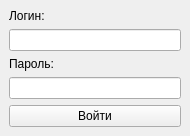
<?xml version="1.0" encoding="UTF-8"?>
<ui version="4.0">
 <class>MainWindow</class>
 <widget class="QMainWindow" name="MainWindow">
  <property name="geometry">
   <rect>
    <x>0</x>
    <y>0</y>
    <width>190</width>
    <height>131</height>
   </rect>
  </property>
  <property name="windowTitle">
   <string>MainWindow</string>
  </property>
  <widget class="QWidget" name="centralwidget">
   <layout class="QVBoxLayout" name="verticalLayout">
    <item>
     <widget class="QLabel" name="login">
      <property name="text">
       <string>Логин:</string>
      </property>
     </widget>
    </item>
    <item>
     <widget class="QLineEdit" name="loginEdit"/>
    </item>
    <item>
     <widget class="QLabel" name="password">
      <property name="text">
       <string>Пароль:</string>
      </property>
     </widget>
    </item>
    <item>
     <widget class="QLineEdit" name="passwordEdit"/>
    </item>
    <item>
     <widget class="QPushButton" name="pushButton">
      <property name="text">
       <string>Войти</string>
      </property>
     </widget>
    </item>
   </layout>
  </widget>
 </widget>
 <resources/>
 <connections/>
</ui>
